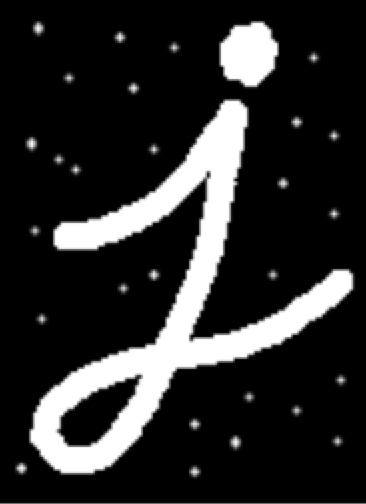
#> input picture 3_OpenCv图像处理/2_形态学操作/letteropen.png, 366 x 504 px
$ python '3_礼帽黑帽运算.py'
#> lines starting #> are read from the running program, lines starting #| are printed output that depends on the picture
import cv2 as cv
import matplotlib.pyplot as plt
import numpy as np


# 礼帽和黑帽运算


# 礼帽运算: -> 拿到图像周围比较亮的区域
# 原图像与“开运算“的结果图之差，如下式计算：
# dist = src - open(src, kernel)
#因为开运算带来的结果是放大了裂缝或者局部低亮度的区域，因此，从原图中减去开运算后的图，得到的效果图突出了比原图轮廓周围的区域更明亮的区域，且这一操作和选择的核的大小相关。
# 礼帽运算用来分离比邻近点亮一些的斑块。当一幅图像具有大幅的背景的时候，而微小物品比较有规律的情况下，可以使用顶帽运算进行背景提取。


# 黑帽运算 -> 拿到图像周围比较暗的区域
# 为”闭运算“的结果图与原图像之差。数学表达式为：
# dist = close(src, kernel) - src
# 黑帽运算后的效果图突出了比原图轮廓周围的区域更暗的区域，且这一操作和选择的核的大小相关。
# 黑帽运算用来分离比邻近点暗一些的斑块。

# API:
# cv.morphologyEx(img, op, kernel)
# img: 要处理的图像
# op: 处理方式：
#   cv.MORPH_CLOSE          闭运算
#   cv.MORPH_OPEN           开运算
#   cv.MORPH_TOPHAT         礼帽运算
#   cv.MORPH_BLACKHAT       黑帽运算
# Kernel： 核结构

# 练习:
letter_open = cv.imread("letteropen.png")
#> letter_open is the input picture: shape (504, 366, 3); mean B, G, R 43.1, 43.1, 43.1
kernel = np.ones((10,10), np.uint8)

# 进行礼帽运算
img_tophat = cv.morphologyEx(letter_open, cv.MORPH_TOPHAT, kernel)
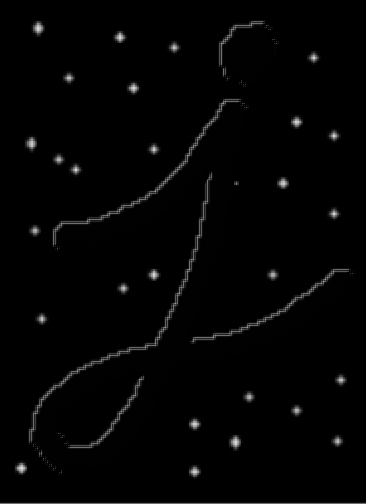
#> img_tophat: shape (504, 366, 3); mean B, G, R 3.6, 3.6, 3.6
plt.imshow(img_tophat[:,:,::-1])
plt.show()

# 进行黑帽运算
letter_close = cv.imread("letteropen.png")
img_blackhat = cv.morphologyEx(letter_close, cv.MORPH_BLACKHAT, kernel)
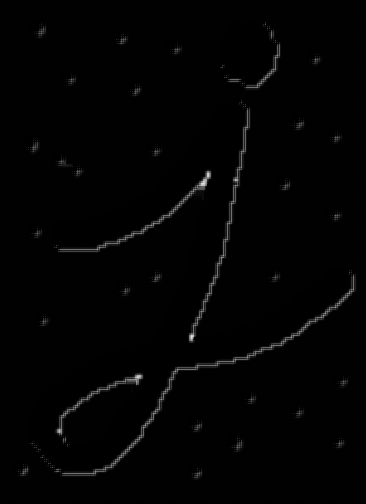
#> img_blackhat: shape (504, 366, 3); mean B, G, R 2.9, 2.9, 2.9
plt.imshow(img_blackhat[:,:,::-1])
plt.show()

$ run again, with 3_OpenCv图像处理/2_形态学操作/letterclose.png copied over 3_OpenCv图像处理/2_形态学操作/letteropen.png
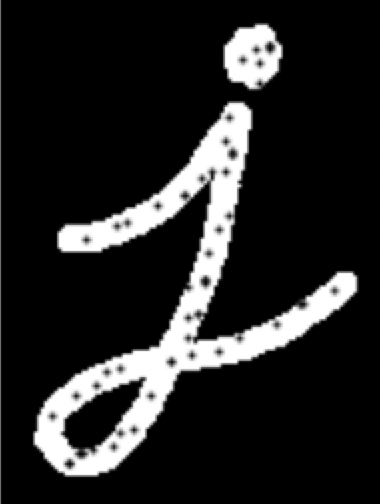
#> input picture 3_OpenCv图像处理/2_形态学操作/letterclose.png, 380 x 504 px
#> letter_open is the input picture: shape (504, 380, 3); mean B, G, R 37.6, 37.6, 37.6
#> `img_tophat = cv.morphologyEx(letter_open, cv.MORPH_TOPHAT, kernel)`:
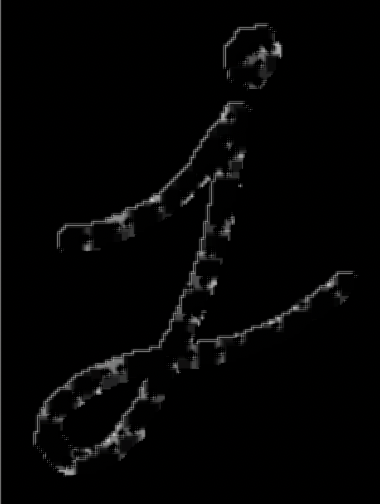
#> img_tophat: shape (504, 380, 3); mean B, G, R 4.5, 4.5, 4.5
#> `img_blackhat = cv.morphologyEx(letter_close, cv.MORPH_BLACKHAT, kernel)`:
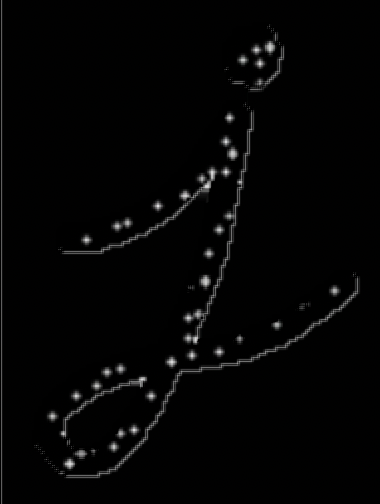
#> img_blackhat: shape (504, 380, 3); mean B, G, R 4.6, 4.6, 4.6
